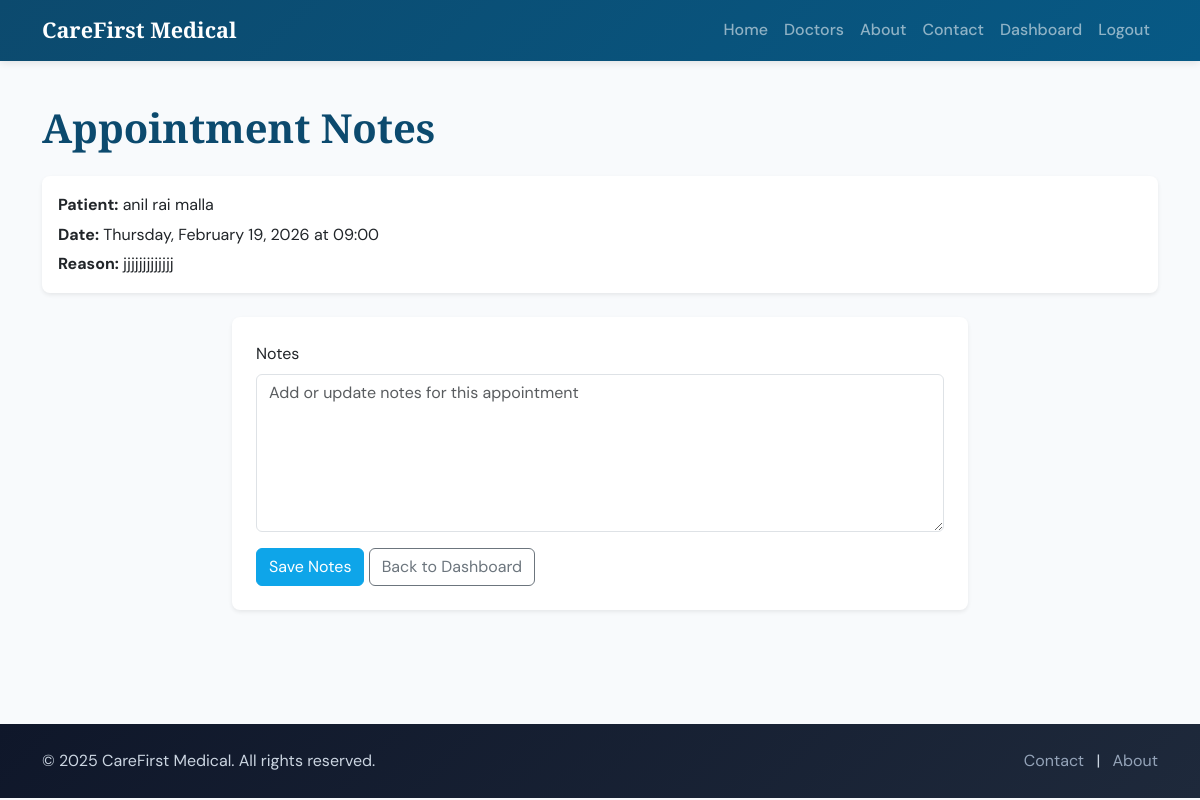
/appointment/1/notes (signed in), run on an earlier commit of the app's database.
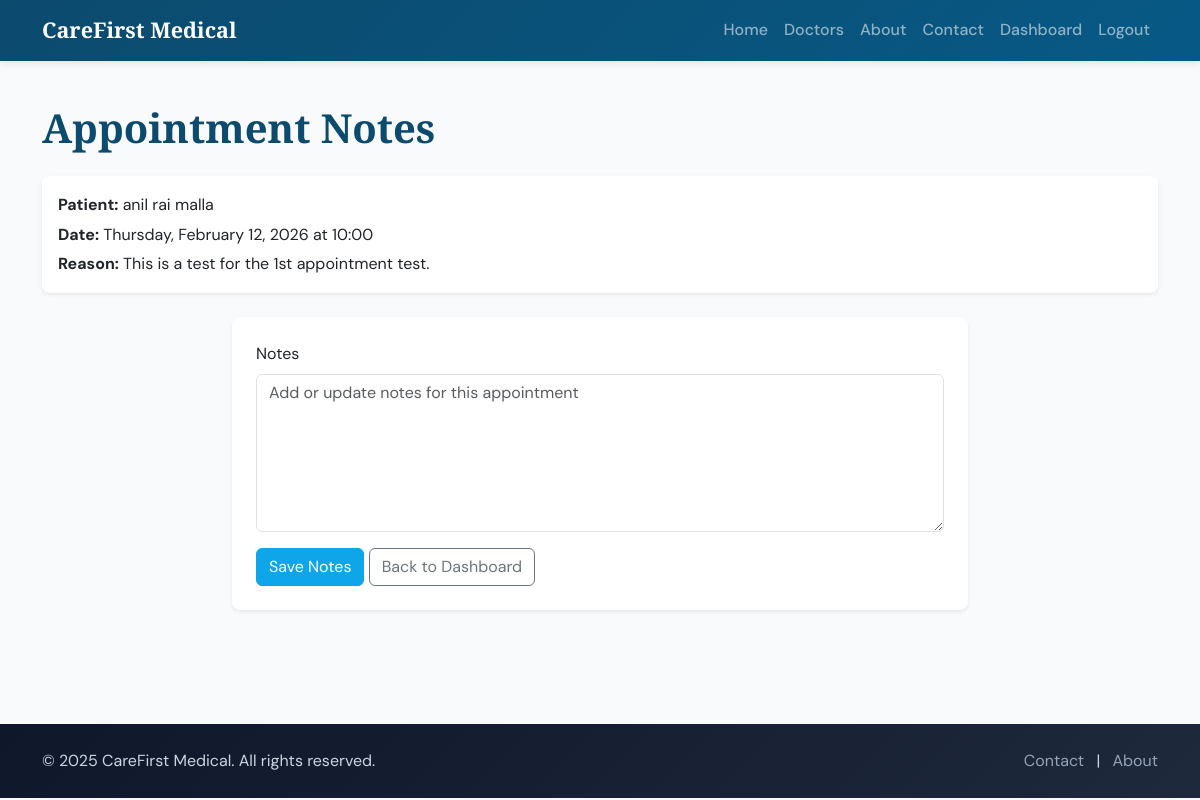
And on a later commit of the database.
### models.py (models this page shows)
class Appointment(db.Model):
    __tablename__ = 'appointments'
    appointment_id = db.Column(db.Integer, primary_key=True)
    patient_id = db.Column(db.Integer, db.ForeignKey('users.user_id'), nullable=False)
    doctor_id = db.Column(db.Integer, db.ForeignKey('doctors.doctor_id'), nullable=False)
    appointment_date = db.Column(db.Date, nullable=False)
    appointment_time = db.Column(db.String(20), nullable=False)  # e.g. "09:00"
    status = db.Column(db.String(20), nullable=False, default='pending')
    reason_for_visit = db.Column(db.Text, nullable=True)
    notes = db.Column(db.Text, nullable=True)  # doctor notes after visit
    created_at = db.Column(db.DateTime, default=datetime.utcnow)
    updated_at = db.Column(db.DateTime, default=datetime.utcnow, onupdate=datetime.utcnow)

### app.py (the view)
@app.route('/appointment/<int:appointment_id>/notes', methods=['GET', 'POST'])
@login_required
@doctor_required
def appointment_notes(appointment_id):
    apt = Appointment.query.get_or_404(appointment_id)
    if apt.doctor_id != current_user.doctor_profile.doctor_id:
        flash('You can only add notes to your own appointments.', 'danger')
        return redirect(url_for('doctor_dashboard'))
    form = DoctorNoteForm(obj=apt)
    if form.validate_on_submit():
        apt.notes = (form.notes.data or '').strip() or None
        apt.updated_at = datetime.utcnow()
        db.session.commit()
        flash('Notes saved.', 'success')
        return redirect(url_for('doctor_dashboard'))
    return render_template('appointment_notes.html', form=form, appointment=apt)

### forms.py
class DoctorNoteForm(FlaskForm):
    notes = TextAreaField('Notes', validators=[Optional(), Length(max=2000)])
    submit = SubmitField('Save Notes')

### app.py (called while the page is built)
def doctor_required(f):
    @wraps(f)
    def decorated_view(*args, **kwargs):
        if not current_user.is_authenticated:
            flash('Please log in to access the doctor dashboard.', 'warning')
            return redirect(url_for('login', next=request.url))
        if current_user.user_role != 'doctor':
            flash('You do not have permission to access the doctor dashboard.', 'danger')
            return redirect(url_for('index'))
        return f(*args, **kwargs)
    return decorated_view

@login_manager.user_loader
def load_user(user_id):
    return User.query.get(int(user_id)) if user_id else None

### templates/appointment_notes.html (shortened to what this page needs)
{% extends "base.html" %}
{% block content %}
<div class="container py-5">
    <h1 class="section-title mb-4">Appointment Notes</h1>
    <div class="card border-0 shadow-sm mb-4">
        <div class="card-body">
            <p class="mb-1"><strong>Patient:</strong> {{ appointment.patient_user.full_name or appointment.patient_user.username }}</p>
            <p class="mb-1"><strong>Date:</strong> {{ appointment.appointment_date.strftime('%A, %B %d, %Y') }} at {{ appointment.appointment_time }}</p>
            <p class="mb-0"><strong>Reason:</strong> {{ appointment.reason_for_visit }}</p>
        </div>
    </div>
    <div class="row justify-content-center">
        <div class="col-md-8">
            <div class="card border-0 shadow-sm">
                <div class="card-body p-4">
                    <form method="post" novalidate>
                        <div class="mb-3">
                            {{ form.notes.label(class="form-label") }}
                            {{ form.notes(class="form-control", rows=6, placeholder="Add or update notes for this appointment") }}
                        </div>
                        {{ form.submit(class="btn btn-primary") }}
                        <a href="{{ url_for('doctor_dashboard') }}" class="btn btn-outline-secondary">Back to Dashboard</a>
                    </form>
                </div>
            </div>
        </div>
    </div>
</div>
{% endblock %}

What changed in the data, as far as the page shows it:
changed Appointment: appointment_date "Thursday, February 19, 2026" → "Thursday, February 12, 2026"; appointment_time "09:00" → "10:00"; reason_for_visit "jjjjjjjjjjjjj" → "This is a test for the 1st appointment test."
